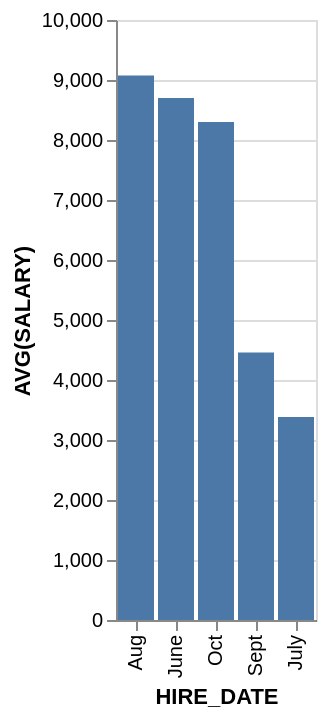

Vega-Lite specification stored for this chart:
### Vega-Lite specification from a JSON file in a GitHub repository (floating-point values rounded to 4 significant figures)
{"data": {"values": [{"x_data": "Aug", "y_data": 9074.0}, {"x_data": "June", "y_data": 8700}, {"x_data": "Oct", "y_data": 8300}, {"x_data": "Sept", "y_data": 4459.0}, {"x_data": "July", "y_data": 3383.0}]}, "mark": "bar", "encoding": {"x": {"field": "x_data", "type": "nominal", "title": "HIRE_DATE", "sort": {"op": "sum", "field": "y_data", "order": "descending"}}, "y": {"field": "y_data", "type": "quantitative", "title": "AVG(SALARY)"}}}
